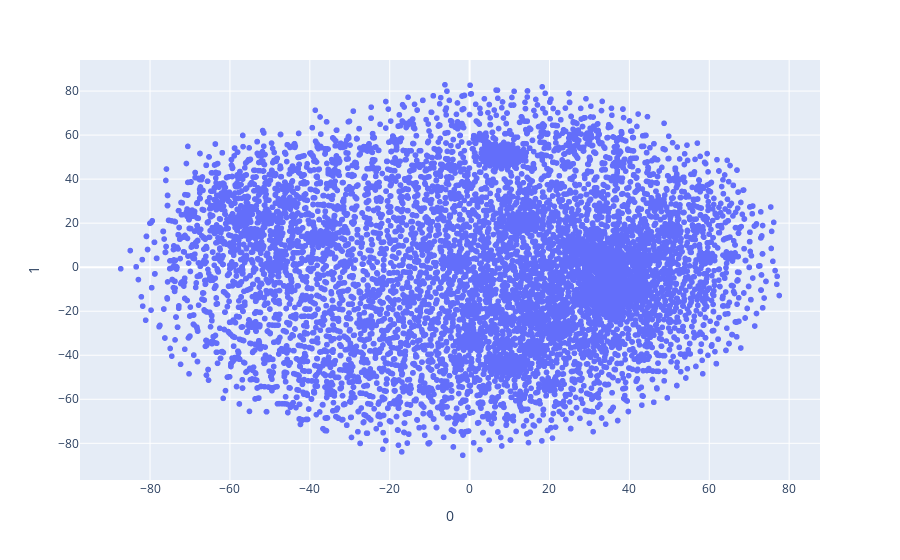
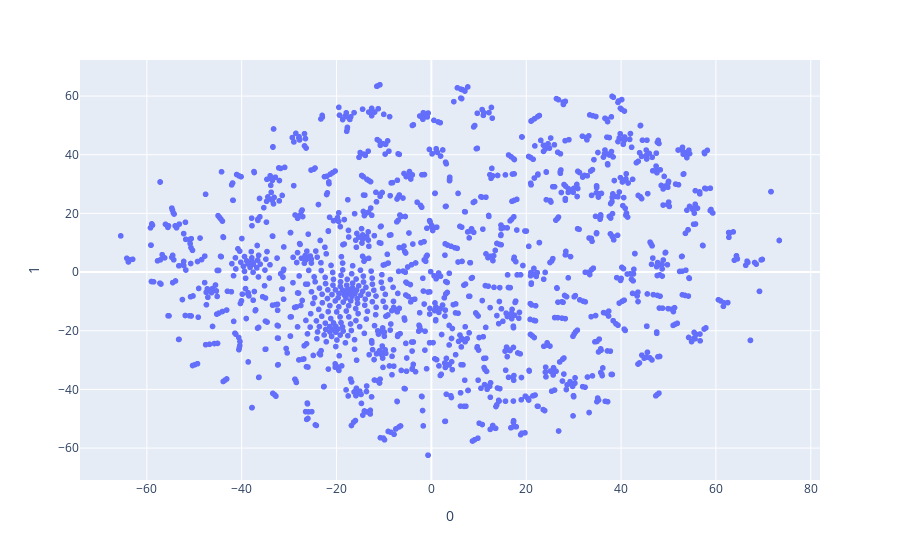

Notebook cell for these charts, in order:
### Code cell
from sklearn.manifold import TSNE
tsne = TSNE(n_components=2, learning_rate='auto',init='random', perplexity=3)
points = tsne.fit_transform(np.array(X))
points_val = tsne.fit_transform(np.array(X_val))
fig = px.scatter(points, x=0, y=1)
fig.show()
fig = px.scatter(points_val, x=0, y=1)
fig.show()

### Figure 1 — Plotly figure (JSON) as saved in the notebook; plotly's stock layout.template omitted (floating-point values rounded to 4 significant figures; data arrays with more than 128 entries replaced by an {"elided": "..."} marker saying what was removed)
{"data": [{"hovertemplate": "0=%{x}<br>1=%{y}<extra></extra>", "legendgroup": "", "marker": {"color": "#636efa", "symbol": "circle"}, "mode": "markers", "name": "", "showlegend": false, "type": "scattergl", "x": {"elided": "14630 float values"}, "xaxis": "x", "y": {"elided": "14630 float values"}, "yaxis": "y"}], "layout": {"legend": {"tracegroupgap": 0}, "margin": {"t": 60}, "xaxis": {"anchor": "y", "domain": [0, 1], "title": {"text": "0"}}, "yaxis": {"anchor": "x", "domain": [0, 1], "title": {"text": "1"}}}}

### Figure 2 — Plotly figure (JSON) as saved in the notebook; plotly's stock layout.template omitted (floating-point values rounded to 4 significant figures; data arrays with more than 128 entries replaced by an {"elided": "..."} marker saying what was removed)
{"data": [{"hovertemplate": "0=%{x}<br>1=%{y}<extra></extra>", "legendgroup": "", "marker": {"color": "#636efa", "symbol": "circle"}, "mode": "markers", "name": "", "showlegend": false, "type": "scattergl", "x": {"elided": "1500 float values"}, "xaxis": "x", "y": {"elided": "1500 float values"}, "yaxis": "y"}], "layout": {"legend": {"tracegroupgap": 0}, "margin": {"t": 60}, "xaxis": {"anchor": "y", "domain": [0, 1], "title": {"text": "0"}}, "yaxis": {"anchor": "x", "domain": [0, 1], "title": {"text": "1"}}}}
